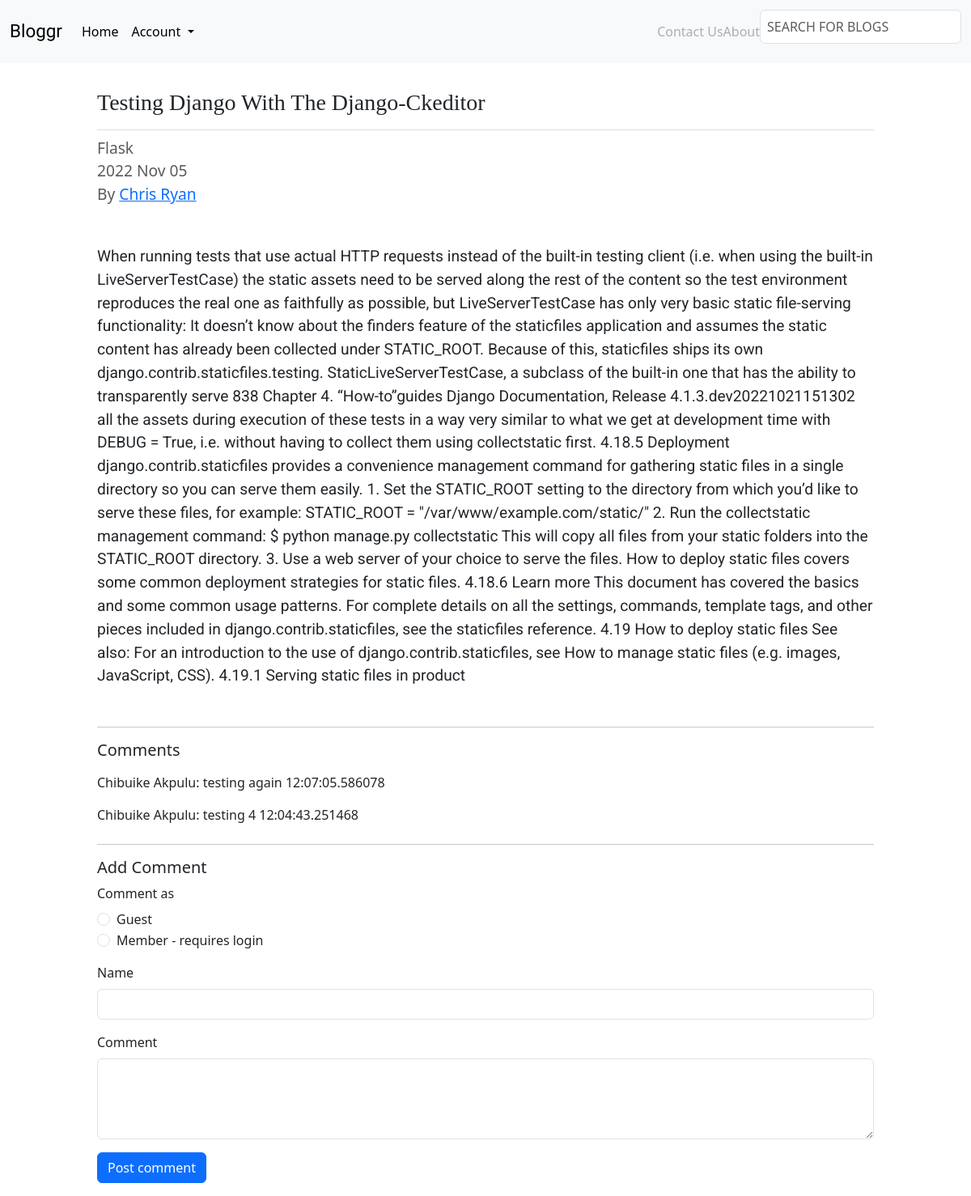
Screenshot of /blogs/1/ with the database file from the repository.
### blogs/models.py (models this page shows, shortened)
class Blog(db.Model):
    id = db.Column(db.Integer, unique=True, primary_key=True)
    title = db.Column(db.String(80), unique=True, nullable=False, index=True)
    content = db.Column(db.Text(5000), nullable=False)
    date_posted = db.Column(db.DateTime(timezone=True), default=datetime.now)
    tag = db.Column(db.String(80), nullable=True, index=True)
    user_id = db.Column(
        db.Integer,
        db.ForeignKey("user.id", ondelete="CASCADE"),
        nullable=False,
        index=True,
    )
    blog_comments = db.relationship(
        "Comment",
        backref="comments",
        cascade="all, delete",
        lazy=True,
        order_by="Comment.date_posted.desc()",
    )

class Comment(db.Model):
    id = db.Column(db.Integer, unique=True, primary_key=True)
    comment = db.Column(db.Text(800), nullable=False)
    blog_id = db.Column(
        db.Integer,
        db.ForeignKey("blog.id", ondelete="CASCADE"),
        nullable=False,
        index=True,
    )
    user_id = db.Column(
        db.Integer,
        db.ForeignKey("user.id", ondelete="CASCADE"),
        nullable=True,
        index=True,
    )
    guest_user = db.Column(db.String, nullable=True)
    date_posted = db.Column(db.DateTime(timezone=True), default=datetime.now)
    def __repr__(self):
        return f"{self.comment}"

### users/models.py (models this page shows)
class User(db.Model, UserMixin):
    id = db.Column(db.Integer, unique=True, primary_key=True)
    first_name = db.Column(db.String(20), nullable=False)
    last_name = db.Column(db.String(20), nullable=False)
    email = db.Column(db.String(20), unique=True, nullable=False)
    about = db.Column(db.Text(100), nullable=False)
    socials = db.Column(db.String(100), nullable=True)
    password = db.Column(db.String(50), unique=True, nullable=False)
    blogs = db.relationship(
        Blog,
        backref="writer",
        cascade="all, delete",
        lazy=True,
        order_by=Blog.date_posted.desc(),
    )
    comments = db.relationship(Comment, backref="posted_by", lazy=True)
    def __repr__(self):
        return self.get_full_name()
    def get_full_name(self):
        return f"{self.first_name} {self.last_name}"

### blogs/views.py (the view, shortened to what this page needs)
@blogs_bp.route("/blogs/<int:blog_id>/", methods=["GET", "POST"])
def get_single_blog(blog_id):
    blog = db.get_or_404(Blog, blog_id)
    form = CommentForm()
    context = {"blog": blog, "form": form}
    return render_template("blog.html", **context)

### blogs/forms.py
class CommentForm(FlaskForm):
    comment_as = RadioField(
        "Comment as",
        validators=[InputRequired()],
        choices=("Guest", "Member - requires login"),
    )
    name = StringField(
        label="Name",
        validators=[DataRequired("Name cannot be empty")],
    )
    comment = TextAreaField("Comment", validators=[DataRequired(), Length(2, 500)])
    submit = SubmitField("Post comment")

### blogs/templates/blog.html (shortened to what this page needs)
{% extends 'base.html' %}
{% from 'bootstrap5/utils.html' import render_icon %}
{% from 'bootstrap5/utils.html' import render_messages %}
{% from 'bootstrap5/form.html' import render_form %}
{% block body %}
<h3>{{ blog.title|title }}</h3>
<div class="blog_container">
    <div class="blog_details text-muted">
        {{ render_icon('tag', '1.5rem') }} {{ blog.tag }} <br>
        {{ blog.date_posted.date().strftime('%Y %b %d') }} <br>
        By <a href="{{ url_for('users.get_user', user_id=blog.writer.id) }}">{{ blog.writer }}</a> <br>
    </div>
    <article class="my-5 blog_post">{{ blog.content|safe }}</article>
    {% if blog.blog_comments %}
        <hr>
        <div>
            <h5>Comments</h5>
            {% for comment in blog.blog_comments %}
                <div class="comments">
                    {% if comment.posted_by %}
                        {{ comment.posted_by }}:
                    {% else %}
                        {{ comment.guest_user }}:
                    {% endif %}
                    {{ comment }}  {{ comment.date_posted.time() }}<br>
                </div>
            {% endfor %}
        </div>
    {% endif %}
    <hr>
    <div>
        <h5>Add Comment</h5>
        {{ render_form(form) }}
    </div>
</div>
{% endblock %}

### static/style.css (style rules this page uses)
:root { --font-s-size: 1rem; --font-m-size: 1.2rem; --font-ml-size: 1.4rem; --font-l-size: 1.6rem; --bs-gray-200: rgb(233 236 239); }
body { margin: 0; padding: 0; }
h3 { margin: 40rem 0; padding: 1rem 0; border-bottom: 1px solid gainsboro; font-family: 'Source Serif Pro', serif; }
.blog_post { font-family: 'Roboto', sans-serif; font-size: var(--font-m-size); }
.blog_container a { font-size: var(--font-l-size); }
#comment { height: 100px; }
.blog_details, .blog_details a { font-size: var(--font-m-size); }
.comments { padding: .5rem 0 ; }

### rows the page displays
Blog: title "Testing Django With The Django-Ckeditor", tag "Flask", date_posted "2022 Nov 05", content "When running tests that use actual HTTP requests instead of the built-in testing client (i.e. when using the built-in LiveServerTestCase) the static assets need to be served along the rest of the content so the test environment reproduces the real one as faithfully as possible, but LiveServerTestCase has only very basic static file-serving functionality: It doesn’t know about the finders feature of the staticfiles application and assumes the static content has already been collected under STATIC_ROOT. Because of this, staticfiles ships its own django.contrib.staticfiles.testing. StaticLiveServerTestCase, a subclass of the built-in one that has the ability to transparently serve 838 Chapter…"
User: writer "Chris Ryan"
Comment: guest_user "Chibuike Akpulu", comment "testing again", date_posted.time "12:07:05.586078"
Comment: guest_user "Chibuike Akpulu", comment "testing 4", date_posted.time "12:04:43.251468"
